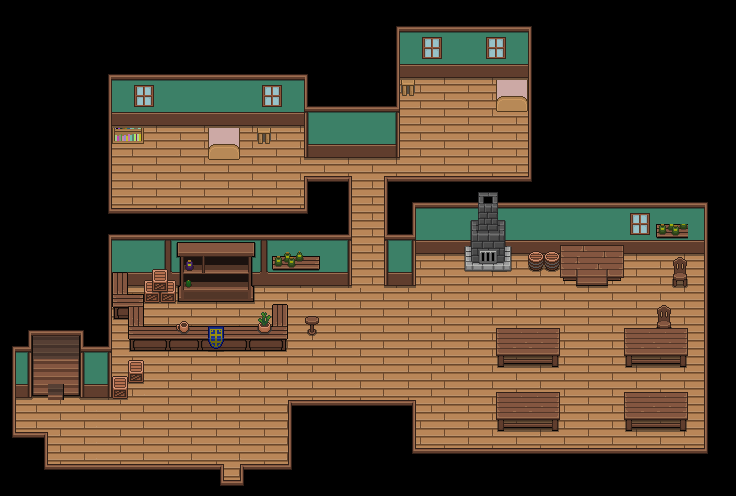

A 2D game scene composited from a Tiled map and its tileset images. What follows is a short description and the map's XML, with each tile layer's data collapsed to a summary:
An orthogonal 46x31 tile map with 16x16 px tiles, 3 tile layers (Base, Ground, Upper), 3 tilesets and 5 objects (2x Entrance, NPC_08, NPC_09, NPC_10).

<map version="1.4" tiledversion="1.4.1" orientation="orthogonal" renderorder="right-down" width="46" height="31" tilewidth="16" tileheight="16" infinite="0" nextlayerid="8" nextobjectid="6">
 <tileset firstgid="1" source="../Tilesets/tilesetHouses.tsx" />
 <tileset firstgid="521" source="../Tilesets/tilesetDungeon.tsx" />
 <tileset firstgid="681" name="tsWallsFloors" tilewidth="16" tileheight="16" tilecount="286" columns="22">
  <image source="../Tilesets/tsWalls_Floors.png" trans="ffffff" width="352" height="209" />
  <tile id="9">
   <properties>
    <property name="Impassable" type="bool" value="true" />
   </properties>
  </tile>
  <tile id="10">
   <properties>
    <property name="Impassable" type="bool" value="true" />
   </properties>
  </tile>
  <tile id="22">
   <properties>
    <property name="Impassable" type="bool" value="true" />
   </properties>
  </tile>
  <tile id="24">
   <properties>
    <property name="Impassable" type="bool" value="true" />
   </properties>
  </tile>
  <tile id="25">
   <properties>
    <property name="Impassable" type="bool" value="true" />
   </properties>
  </tile>
  <tile id="27">
   <properties>
    <property name="Impassable" type="bool" value="true" />
   </properties>
  </tile>
  <tile id="28">
   <properties>
    <property name="Impassable" type="bool" value="true" />
   </properties>
  </tile>
  <tile id="29">
   <properties>
    <property name="Impassable" type="bool" value="true" />
   </properties>
  </tile>
  <tile id="30">
   <properties>
    <property name="Impassable" type="bool" value="true" />
   </properties>
  </tile>
  <tile id="44">
   <properties>
    <property name="Impassable" type="bool" value="true" />
   </properties>
  </tile>
  <tile id="46">
   <properties>
    <property name="Impassable" type="bool" value="true" />
   </properties>
  </tile>
  <tile id="47">
   <properties>
    <property name="Impassable" type="bool" value="true" />
   </properties>
  </tile>
  <tile id="49">
   <properties>
    <property name="Impassable" type="bool" value="true" />
   </properties>
  </tile>
  <tile id="50">
   <properties>
    <property name="Impassable" type="bool" value="true" />
   </properties>
  </tile>
  <tile id="52">
   <properties>
    <property name="Impassable" type="bool" value="true" />
   </properties>
  </tile>
  <tile id="66">
   <properties>
    <property name="Impassable" type="bool" value="true" />
   </properties>
  </tile>
  <tile id="68">
   <properties>
    <property name="Impassable" type="bool" value="true" />
   </properties>
  </tile>
  <tile id="69">
   <properties>
    <property name="Impassable" type="bool" value="true" />
   </properties>
  </tile>
  <tile id="71">
   <properties>
    <property name="Impassable" type="bool" value="true" />
   </properties>
  </tile>
  <tile id="72">
   <properties>
    <property name="Impassable" type="bool" value="true" />
   </properties>
  </tile>
  <tile id="73">
   <properties>
    <property name="Impassable" type="bool" value="true" />
   </properties>
  </tile>
  <tile id="74">
   <properties>
    <property name="Impassable" type="bool" value="true" />
   </properties>
  </tile>
  <tile id="88">
   <properties>
    <property name="Impassable" type="bool" value="true" />
   </properties>
  </tile>
  <tile id="89">
   <properties>
    <property name="Impassable" type="bool" value="true" />
   </properties>
  </tile>
  <tile id="90">
   <properties>
    <property name="Impassable" type="bool" value="true" />
   </properties>
  </tile>
  <tile id="91">
   <properties>
    <property name="Impassable" type="bool" value="true" />
   </properties>
  </tile>
  <tile id="92">
   <properties>
    <property name="Impassable" type="bool" value="true" />
   </properties>
  </tile>
  <tile id="93">
   <properties>
    <property name="Impassable" type="bool" value="true" />
   </properties>
  </tile>
  <tile id="94">
   <properties>
    <property name="Impassable" type="bool" value="true" />
   </properties>
  </tile>
  <tile id="95">
   <properties>
    <property name="Impassable" type="bool" value="true" />
   </properties>
  </tile>
  <tile id="96">
   <properties>
    <property name="Impassable" type="bool" value="true" />
   </properties>
  </tile>
  <tile id="140">
   <properties>
    <property name="Impassable" type="bool" value="true" />
   </properties>
  </tile>
  <tile id="160">
   <properties>
    <property name="Impassable" type="bool" value="true" />
   </properties>
  </tile>
  <tile id="161">
   <properties>
    <property name="Impassable" type="bool" value="true" />
   </properties>
  </tile>
 </tileset>
 <layer id="2" name="Base" width="46" height="31">
  <data>[1426 cells, 1308 non-empty, 8 distinct tile ids]</data>
 </layer>
 <layer id="1" name="Ground" width="46" height="31">
  <data>[1426 cells, 979 non-empty, 81 distinct tile ids]</data>
 </layer>
 <layer id="3" name="Upper" width="46" height="31">
  <data>[1426 cells, 94 non-empty, 69 distinct tile ids]</data>
 </layer>
 <objectgroup id="5" name="Character">
  <object id="3" name="NPC_08" x="547" y="275.833" width="9" height="8" />
  <object id="4" name="NPC_09" x="208.333" y="322.5" width="9" height="8" />
  <object id="5" name="NPC_10" x="324.75" y="293.5" width="9" height="8" />
 </objectgroup>
 <objectgroup id="4" name="Travel">
  <object id="1" name="Entrance" x="223.575" y="492.037" width="15.3958" height="3.5625">
   <properties>
    <property name="EntranceDir" value="Up" />
    <property name="Map" value="mapRiverHollowTown" />
   </properties>
  </object>
  <object id="2" name="Entrance" x="34.1752" y="349.345" width="43.9413" height="3.5625">
   <properties>
    <property name="EntranceDir" value="Down" />
    <property name="Map" value="mapTavern_Upper" />
   </properties>
  </object>
 </objectgroup>
</map>
